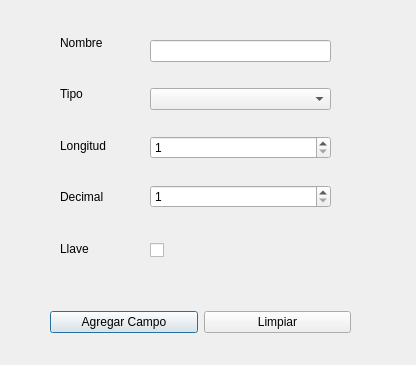
<?xml version="1.0" encoding="UTF-8"?>
<ui version="4.0">
 <class>field_W</class>
 <widget class="QDialog" name="field_W">
  <property name="geometry">
   <rect>
    <x>0</x>
    <y>0</y>
    <width>416</width>
    <height>365</height>
   </rect>
  </property>
  <property name="windowTitle">
   <string>Add Fields</string>
  </property>
  <widget class="QCheckBox" name="field_key">
   <property name="geometry">
    <rect>
     <x>150</x>
     <y>240</y>
     <width>85</width>
     <height>21</height>
    </rect>
   </property>
   <property name="text">
    <string/>
   </property>
  </widget>
  <widget class="QWidget" name="layoutWidget">
   <property name="geometry">
    <rect>
     <x>60</x>
     <y>20</y>
     <width>91</width>
     <height>251</height>
    </rect>
   </property>
   <layout class="QVBoxLayout" name="verticalLayout">
    <item>
     <widget class="QLabel" name="label">
      <property name="text">
       <string>Nombre</string>
      </property>
     </widget>
    </item>
    <item>
     <widget class="QLabel" name="label_2">
      <property name="text">
       <string>Tipo</string>
      </property>
     </widget>
    </item>
    <item>
     <widget class="QLabel" name="label_3">
      <property name="text">
       <string>Longitud</string>
      </property>
     </widget>
    </item>
    <item>
     <widget class="QLabel" name="label_4">
      <property name="text">
       <string>Decimal</string>
      </property>
     </widget>
    </item>
    <item>
     <widget class="QLabel" name="label_5">
      <property name="text">
       <string>Llave</string>
      </property>
     </widget>
    </item>
   </layout>
  </widget>
  <widget class="QWidget" name="layoutWidget">
   <property name="geometry">
    <rect>
     <x>50</x>
     <y>310</y>
     <width>301</width>
     <height>25</height>
    </rect>
   </property>
   <layout class="QHBoxLayout" name="horizontalLayout">
    <item>
     <widget class="QPushButton" name="field_add">
      <property name="text">
       <string>Agregar Campo</string>
      </property>
     </widget>
    </item>
    <item>
     <widget class="QPushButton" name="field_clear">
      <property name="text">
       <string>Limpiar</string>
      </property>
     </widget>
    </item>
   </layout>
  </widget>
  <widget class="QWidget" name="layoutWidget">
   <property name="geometry">
    <rect>
     <x>150</x>
     <y>20</y>
     <width>181</width>
     <height>211</height>
    </rect>
   </property>
   <layout class="QVBoxLayout" name="verticalLayout_2">
    <item>
     <widget class="QLineEdit" name="field_name"/>
    </item>
    <item>
     <widget class="QComboBox" name="field_type"/>
    </item>
    <item>
     <widget class="QSpinBox" name="field_length">
      <property name="minimum">
       <number>1</number>
      </property>
     </widget>
    </item>
    <item>
     <widget class="QSpinBox" name="field_decimal">
      <property name="minimum">
       <number>1</number>
      </property>
     </widget>
    </item>
   </layout>
  </widget>
  <zorder>layoutWidget</zorder>
  <zorder>layoutWidget</zorder>
  <zorder>layoutWidget</zorder>
  <zorder>field_key</zorder>
  <zorder>pushButton</zorder>
  <zorder>pushButton_2</zorder>
  <zorder>pushButton</zorder>
 </widget>
 <resources/>
 <connections/>
</ui>
